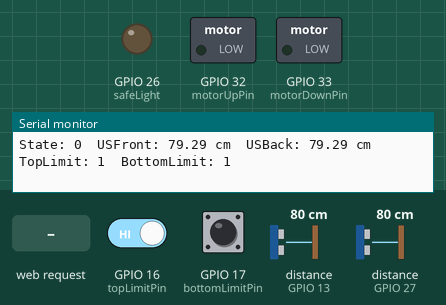
Recording of a sketch running on a simulated ESP32. On the bench: switched loads named in the sketch (green lamp = pin HIGH), output pins drawn as LEDs (lit = HIGH), the last lines printed to the serial monitor. Wiring (inferred from the names in the program): 2 × ultrasonic range finder: trigger GPIO 12, echo GPIO 13 / trigger GPIO 14, echo GPIO 27. Inputs (shaded band) come from the test bench; at power-on: distance to the obstacle (sensors on GPIO 13, GPIO 27) 80 cm, GPIO 16 (topLimitPin) HIGH, GPIO 17 (bottomLimitPin) HIGH. The echo pulse lasts 58.3 µs per cm; pins used as bus, display or sensor lines are not drawn.

Above: at 1.2 s.
1.3 s: distance to the obstacle (sensor on GPIO 13) set to 23 cm
4.3 s: distance to the obstacle (sensor on GPIO 13) set to 19 cm
At 4.76 s:
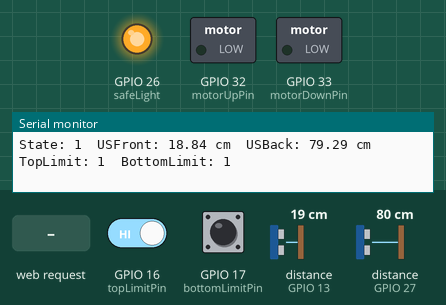
7.3 s: HTTP request GET /open received
At 8.3 s:
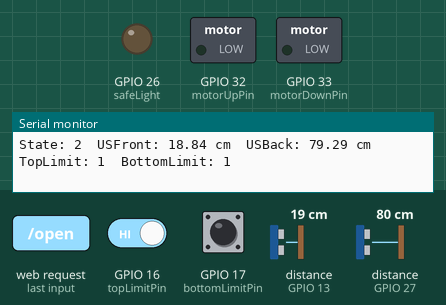
13.3 s: HTTP request GET /standby received
At 24.1 s:
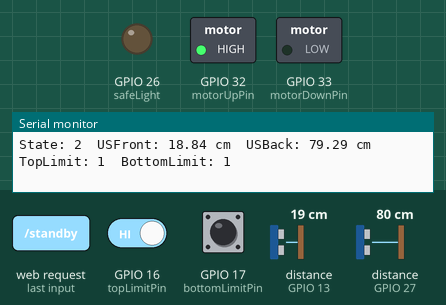
Timing chart, 0 to 24.9 s (numbered marks = the images above; inputs shaded):
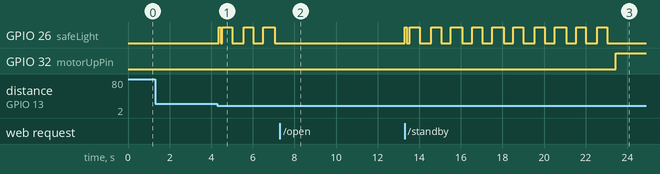

Measured:
- the behaviour switches between 21 and 20 cm on distance to the obstacle (sensor on GPIO 13) (found by bisection; images 0 and 1)
- after the input at 7.3 s, GPIO 26 (safeLight): stops changing and stays LOW
- after the input at 13.3 s, GPIO 32 (motorUpPin): LOW → HIGH after 10.1 s

The sketch:

web_server_ENG2000.ino
```cpp
#include <WiFi.h>
#include <WebServer.h>

// --- Network credentials ---
const char* ssid = "EEFFEsp32";
const char* password = "Bridges";

WebServer server(80);

// --- Pin definitions ---
const int trigFront = 12;
const int echoFront = 13;
const int trigBack = 14;
const int echoBack = 27;
const int motorUpPin = 32;
const int motorDownPin = 33;
const int safeLight = 26;
const int topLimitPin = 16;
const int bottomLimitPin = 17;

// --- Thresholds ---
int boatApproachDist = 20;  // cm
int boatClearDist = 40;     // cm
int debounceDelay = 50;     // ms
int stateBufferTime = 10000; // ms

// --- Global Variables ---
bool bridgeUp = false;
bool manualOverride = false;
int buttonState[2] = { LOW, LOW };
int lastButtonState[2] = { LOW, LOW };
float ultrasonicFrontDist = 0;
float ultrasonicBackDist = 0;
bool boatApproachDirForward = false;
unsigned long lastDebounceTime[2] = { 0, 0 };
unsigned long timer = 0;
unsigned long lastUpdate = 0;

// --- PWM Channels ---
const int pwmChannelUp = 0;
const int pwmChannelDown = 1;
const int pwmFreq = 5000;
const int pwmResolution = 8;

// --- State Machine ---
enum State { IDLE, BOAT_APPROACHING, OPENING, WAITING, CLOSING, MANUAL };
State state = IDLE;

// --- Button indices ---
const int topLimitIndex = 0;
const int bottomLimitIndex = 1;

// --- Setup ---
void setup() {
  Serial.begin(9600);

  pinMode(trigFront, OUTPUT);
  pinMode(echoFront, INPUT);
  pinMode(trigBack, OUTPUT);
  pinMode(echoBack, INPUT);
  pinMode(safeLight, OUTPUT);
  pinMode(topLimitPin, INPUT_PULLUP);
  pinMode(bottomLimitPin, INPUT_PULLUP);

  // Setup PWM
  ledcSetup(pwmChannelUp, pwmFreq, pwmResolution);
  ledcSetup(pwmChannelDown, pwmFreq, pwmResolution);
  ledcAttachPin(motorUpPin, pwmChannelUp);
  ledcAttachPin(motorDownPin, pwmChannelDown);

  // Initialize outputs
  ledcWrite(pwmChannelUp, 0);
  ledcWrite(pwmChannelDown, 0);
  digitalWrite(safeLight, LOW);

  // Start Wi-Fi AP
  WiFi.softAP(ssid, password);
  Serial.println("WiFi Access Point started!");
  Serial.print("IP Address: ");
  Serial.println(WiFi.softAPIP());

  // Web server routes
  server.on("/", handleRoot);
  server.on("/open", replyOpen);
  server.on("/close", replyClose);
  server.on("/stop", replyStop);
  server.on("/standby", replyStandby);

  server.begin();
  Serial.println("Web server started!");
}

// --- Loop ---
void loop() {
  server.handleClient();

  // Update ultrasonic distances
  float checkDistance = ultrasonicDistance(trigFront, echoFront);
  if (checkDistance != 0) ultrasonicFrontDist = checkDistance;
  checkDistance = ultrasonicDistance(trigBack, echoBack);
  if (checkDistance != 0) ultrasonicBackDist = checkDistance;

  // Update every 50 ms
  if (millis() - lastUpdate > 50) {
    lastUpdate = millis();

    if (!manualOverride) {  // Automatic control
      switch (state) {
        case IDLE:
          if (ultrasonicFrontDist < boatApproachDist) {
            state = BOAT_APPROACHING;
            boatApproachDirForward = true;
            digitalWrite(safeLight, HIGH);
            timer = millis() + stateBufferTime;
          } else if (ultrasonicBackDist < boatApproachDist) {
            state = BOAT_APPROACHING;
            boatApproachDirForward = false;
            digitalWrite(safeLight, HIGH);
            timer = millis() + stateBufferTime;
          }
          break;

        case BOAT_APPROACHING:
          digitalWrite(safeLight, (millis() / 500) % 2);
          if (millis() > timer) {
            state = OPENING;
            digitalWrite(safeLight, LOW);
          }
          break;

        case OPENING:
          if (digitalRead(topLimitPin) == LOW) {
            state = WAITING;
            timer = millis() + stateBufferTime;
            motorStop();
          } else motorOpen();
          break;

        case WAITING:
          digitalWrite(safeLight, HIGH);
          if (millis() < timer) break;
          if (boatApproachDirForward) {
            if (ultrasonicBackDist > boatClearDist && ultrasonicFrontDist > boatApproachDist)
              state = CLOSING;
          } else {
            if (ultrasonicFrontDist > boatClearDist && ultrasonicBackDist > boatApproachDist)
              state = CLOSING;
          }
          break;

        case CLOSING:
          digitalWrite(safeLight, (millis() / 1000) % 2);
          if (digitalRead(bottomLimitPin) == LOW) {
            state = IDLE;
            digitalWrite(safeLight, HIGH);
            motorStop();
          } else motorClose();
          break;

        case MANUAL:
          motorStop();
          break;
      }
    }
  }

  debug(true);
}

// --- Ultrasonic ---
float ultrasonicDistance(int trigPin, int echoPin) {
  digitalWrite(trigPin, LOW);
  delayMicroseconds(2);
  digitalWrite(trigPin, HIGH);
  delayMicroseconds(20);
  digitalWrite(trigPin, LOW);
  float duration = pulseIn(echoPin, HIGH, 15000);
  return duration * 0.034 / 2;
}

// --- Motor Control ---
void motorOpen() {
  if (digitalRead(topLimitPin) == HIGH) {
    ledcWrite(pwmChannelUp, 255);
    ledcWrite(pwmChannelDown, 0);
    bridgeUp = true;
  } else motorStop();
}

void motorClose() {
  if (digitalRead(bottomLimitPin) == HIGH) {
    ledcWrite(pwmChannelUp, 0);
    ledcWrite(pwmChannelDown, 255);
    bridgeUp = false;
  } else motorStop();
}

void motorStop() {
  ledcWrite(pwmChannelUp, 0);
  ledcWrite(pwmChannelDown, 0);
}

// --- Web Handlers ---
void handleRoot() {
  String html = "<html><body style='text-align:center;font-family:sans-serif'>";
  html += "<h2>🌉 ESP32 Bascule Bridge Control</h2>";
  html += bridgeUp ? "<p><b>Status:</b> Bridge is <span style='color:green'>UP</span></p>"
                   : "<p><b>Status:</b> Bridge is <span style='color:red'>DOWN</span></p>";
  html += manualOverride ? "<p><b>Mode:</b> Manual Control</p>"
                         : "<p><b>Mode:</b> Automatic Control</p>";
  html += "<p><a href='/open'><button>LIFT</button></a> ";
  html += "<a href='/close'><button>LOWER</button></a></p>";
  html += "<p><a href='/standby'><button>STANDBY</button></a> ";
  html += "<a href='/stop'><button>STOP</button></a></p>";
  html += "</body></html>";
  server.send(200, "text/html", html);
}

void replyOpen() {
  manualOverride = true;
  state = OPENING;
  server.sendHeader("Location", "/", true);
  server.send(303, "text/plain", "");
}

void replyClose() {
  manualOverride = true;
  state = CLOSING;
  server.sendHeader("Location", "/", true);
  server.send(303, "text/plain", "");
}

void replyStop() {
  manualOverride = true;
  state = MANUAL;
  motorStop();
  server.sendHeader("Location", "/", true);
  server.send(303, "text/plain", "");
}

void replyStandby() {
  manualOverride = false;
  state = IDLE;
  server.sendHeader("Location", "/", true);
  server.send(303, "text/plain", "");
}

// --- Debug ---
void debug(bool enabled) {
  if (!enabled) return;
  Serial.print("State: ");
  Serial.print((int)state);
  Serial.print("  USFront: ");
  Serial.print(ultrasonicFrontDist);
  Serial.print(" cm  USBack: ");
  Serial.print(ultrasonicBackDist);
  Serial.print(" cm  TopLimit: ");
  Serial.print(digitalRead(topLimitPin));
  Serial.print("  BottomLimit: ");
  Serial.println(digitalRead(bottomLimitPin));
}
```
